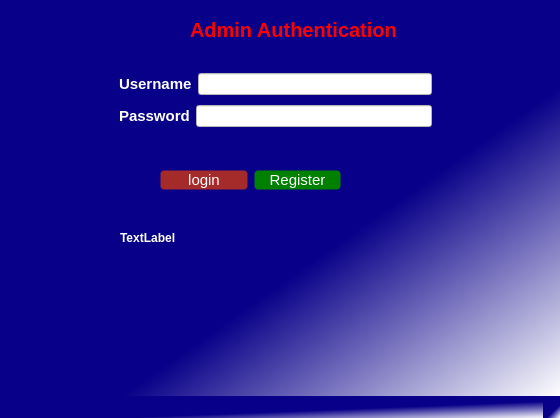
<?xml version="1.0" encoding="UTF-8"?>
<ui version="4.0">
 <class>Login</class>
 <widget class="QMainWindow" name="Login">
  <property name="geometry">
   <rect>
    <x>0</x>
    <y>0</y>
    <width>560</width>
    <height>418</height>
   </rect>
  </property>
  <property name="font">
   <font>
    <italic>true</italic>
   </font>
  </property>
  <property name="windowTitle">
   <string>Login</string>
  </property>
  <property name="styleSheet">
   <string notr="true">*{
background-color: qlineargradient(spread:repeat, x1:0, y1:0, x2:1, y2:1, stop:0.608466 rgba(8, 0, 136, 255), stop:1 rgba(255, 255, 255, 255));
}

QMainWindow{
border: 1px solid gold;
border-radius:10px;
}
QLabel
{
font-size: 2rem;
font-weight: 500;
}

QLineEdit{
background-color: white;
}</string>
  </property>
  <widget class="QWidget" name="centralwidget">
   <widget class="QLabel" name="label">
    <property name="geometry">
     <rect>
      <x>120</x>
      <y>230</y>
      <width>191</width>
      <height>16</height>
     </rect>
    </property>
    <property name="styleSheet">
     <string notr="true">color: white;
font-weight:500;
background-color:transparent;</string>
    </property>
    <property name="text">
     <string>TextLabel</string>
    </property>
   </widget>
   <widget class="QLabel" name="label_3">
    <property name="geometry">
     <rect>
      <x>190</x>
      <y>20</y>
      <width>231</width>
      <height>20</height>
     </rect>
    </property>
    <property name="styleSheet">
     <string notr="true">background-color:transparent;
font-size:20px;
font-weight:600;
color:red;</string>
    </property>
    <property name="text">
     <string>Admin Authentication</string>
    </property>
   </widget>
   <widget class="QWidget" name="" native="true">
    <property name="geometry">
     <rect>
      <x>160</x>
      <y>160</y>
      <width>181</width>
      <height>41</height>
     </rect>
    </property>
    <property name="styleSheet">
     <string notr="true">QWidget{
background-color:transparent;
font-size: 15px;
}</string>
    </property>
    <layout class="QHBoxLayout" name="horizontalLayout_3">
     <item>
      <widget class="QPushButton" name="pushButton">
       <property name="styleSheet">
        <string notr="true">QPushButton{
background-color: brown;
border: 1px solid transparent;
border-radius: 4px;
color: white;
}

QPushButton::hover
{

color: midnightblue;
background-color: #898989;
font-weight:600;
transition: .3s ease;

}</string>
       </property>
       <property name="text">
        <string>login</string>
       </property>
      </widget>
     </item>
     <item>
      <widget class="QPushButton" name="pushButton_2">
       <property name="styleSheet">
        <string notr="true">QPushButton{
background-color: green;
border: 1px solid transparent;
border-radius: 4px;
color: white;
}

QPushButton::hover
{
color: midnightblue;
background-color: #898989;
font-weight:600;
transition: .3s ease;
}</string>
       </property>
       <property name="text">
        <string>Register</string>
       </property>
      </widget>
     </item>
    </layout>
   </widget>
   <widget class="QFrame" name="">
    <property name="geometry">
     <rect>
      <x>110</x>
      <y>60</y>
      <width>331</width>
      <height>81</height>
     </rect>
    </property>
    <property name="styleSheet">
     <string notr="true">background-color:transparent;</string>
    </property>
    <layout class="QVBoxLayout" name="verticalLayout">
     <item>
      <layout class="QHBoxLayout" name="horizontalLayout">
       <item>
        <widget class="QLabel" name="label_4">
         <property name="styleSheet">
          <string notr="true">font-size: 15px;
color: white;
font-weight: 500;
background-color: transparent;</string>
         </property>
         <property name="text">
          <string>Username</string>
         </property>
        </widget>
       </item>
       <item>
        <widget class="QLineEdit" name="lineEdit">
         <property name="styleSheet">
          <string notr="true">background-color: white;</string>
         </property>
        </widget>
       </item>
      </layout>
     </item>
     <item>
      <layout class="QHBoxLayout" name="horizontalLayout_2">
       <item>
        <widget class="QLabel" name="label_2">
         <property name="styleSheet">
          <string notr="true">font-size: 15px;
color: white;
font-weight: 500;
background-color: transparent;</string>
         </property>
         <property name="text">
          <string>Password</string>
         </property>
        </widget>
       </item>
       <item>
        <widget class="QLineEdit" name="lineEdit_2">
         <property name="styleSheet">
          <string notr="true">background-color: white;</string>
         </property>
         <property name="maxLength">
          <number>32762</number>
         </property>
        </widget>
       </item>
      </layout>
     </item>
    </layout>
   </widget>
  </widget>
  <widget class="QStatusBar" name="statusbar"/>
 </widget>
 <resources/>
 <connections/>
</ui>
